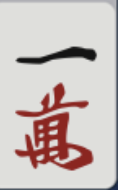
#> input picture 牌/万/1.png, 118 x 190 px; its folder holds 3 pictures in this run
$ python matcher.py
#> lines starting #> are read from the running program, lines starting #| are printed output that depends on the picture
"""
模板匹配模块。

将手牌切分出的单牌与 templates/ 下的模板比对，识别牌面。

模板存放规则：
  牌/万/1-9.png  牌/筒/1-9.png  牌/条/1-9.png  牌/其他/东南西北白发中.png
"""

import os
import sys
from typing import Dict, List, Optional, Tuple

import cv2
import numpy as np

sys.path.insert(0, os.path.dirname(os.path.dirname(os.path.dirname(os.path.abspath(__file__)))))

TEMPLATE_DIR = os.path.join(os.path.dirname(os.path.dirname(os.path.abspath(__file__))), "牌")

# 目录名 -> (suit prefix, index shift)
SUIT_MAP: Dict[str, Tuple[str, int]] = {
    "万": ("m", 0),
    "筒": ("p", 0),
    "条": ("s", 0),
}

# 风牌箭牌文件名 -> tile code
HONOR_MAP = {
    "东": "east", "南": "south", "西": "west", "北": "north",
    "白": "haku", "发": "hatsu", "中": "chun",
}


def load_templates() -> Dict[str, np.ndarray]:
    """
    加载所有模板，返回 {tile_code: grayscale_image}。

    tile_code 格式: m1-m9, p1-p9, s1-s9, east/south/west/north/haku/hatsu/chun
    """
    templates: Dict[str, np.ndarray] = {}

    for suit_dir, (prefix, _) in SUIT_MAP.items():
        dir_path = os.path.join(TEMPLATE_DIR, suit_dir)
        if not os.path.isdir(dir_path):
            continue
        for fname in sorted(os.listdir(dir_path)):
            if not fname.endswith(".png"):
                continue
            num = fname.replace(".png", "")
            if num.isdigit() and 1 <= int(num) <= 9:
                code = f"{prefix}{num}"
                img = cv2.imread(os.path.join(dir_path, fname), cv2.IMREAD_GRAYSCALE)
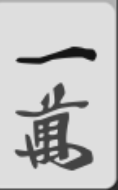
#> img: shape (190, 118); min 20, max 227, mean 194.6
                if img is not None:
                    templates[code] = img

    honor_dir = os.path.join(TEMPLATE_DIR, "其他")
    if os.path.isdir(honor_dir):
        for fname in os.listdir(honor_dir):
            if not fname.endswith(".png"):
                continue
            name = fname.replace(".png", "")
            if name in HONOR_MAP:
                code = HONOR_MAP[name]
                img = cv2.imread(os.path.join(honor_dir, fname), cv2.IMREAD_GRAYSCALE)
                if img is not None:
                    templates[code] = img

    return templates


# [56 lines left out: functions match_tile, match_hand, not called in this run]


def main():
    """独立测试。"""
    from mahjong_bot.capture.screenshot import capture_hand_region

    print("=" * 50)
    print("  模板匹配测试")
    print("=" * 50)

    templates = load_templates()
#> templates = 3 items
    print(f"\n已加载 {len(templates)} 张模板:")
#| 已加载 3 张模板:
    for code in sorted(templates.keys()):
        h, w = templates[code].shape
        print(f"  {code:6s} {w}x{h}")
#> this loop made 3 passes
#> (code, h, w) on passes 1 to 3: ('m1', 190, 118), ('m2', 194, 122), ('m3', 184, 122)
#|   m1     118x190
#|   m2     122x194
#|   m3     122x184

    print("\n截取手牌...")
    hand = capture_hand_region()
    results = match_hand(hand, templates)

    print("\n识别结果:")
    for i, r in enumerate(results):
        status = r if r else "?"
        print(f"  [{i:2d}] {status}")

    ratio = sum(1 for r in results if r is not None) / max(len(results), 1)
    print(f"\n识别率: {ratio:.0%}")


if __name__ == "__main__":
    main()
#> (the call stopped at in main, `hand = capture_hand_region()`: mahjong_bot is not available in this run)
